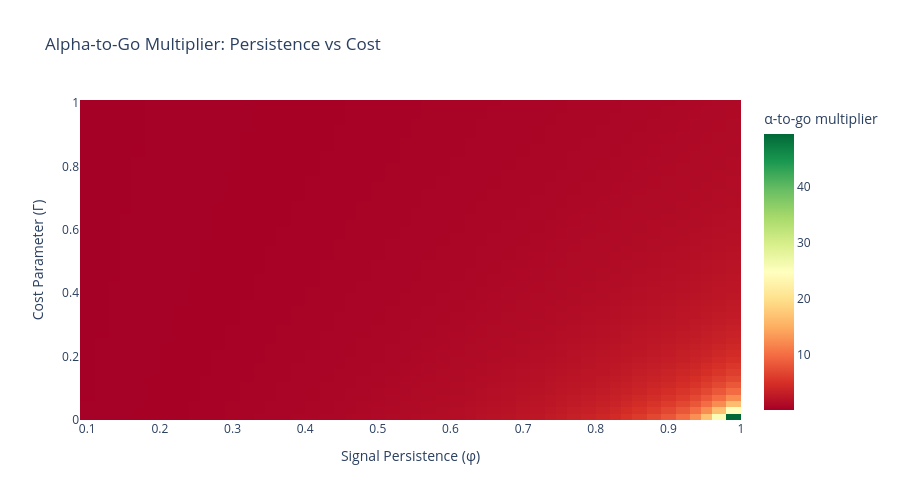

The notebook cell saved with this chart:
### Markdown cell above
## 9. Alpha-to-Go: Cost-Adjusted Signal Strength

When a signal has finite persistence (autocorrelation $\varphi < 1$), the
**alpha-to-go** at time $t$ is the discounted expected future return net of
execution costs. For an AR(1) signal with persistence $\varphi$ and cost
parameter $\Gamma$ (bps per unit of trading):

$$\alpha_t^{\text{go}} = \alpha_t \cdot \frac{\varphi}{1 - \varphi + \Gamma}$$

The multiplier rises with persistence $\varphi$ (more of the signal survives
to be traded on) and falls with cost $\Gamma$. Slow signals therefore retain
more alpha-to-go per unit of cost than fast ones, which can reorder which
signals are worth trading once costs are imposed.

### Code cell
# Alpha-to-go heatmap
phi_values = np.linspace(0.1, 0.99, 50)  # persistence
gamma_values = np.linspace(0.01, 1.0, 50)  # cost parameter
PHI, GAMMA = np.meshgrid(phi_values, gamma_values)

alpha_to_go_ratio = PHI / (1 - PHI + GAMMA)

fig = go.Figure(
    data=go.Heatmap(
        z=alpha_to_go_ratio,
        x=np.round(phi_values, 2),
        y=np.round(gamma_values, 2),
        colorscale="RdYlGn",
        colorbar=dict(title="α-to-go multiplier"),
    )
)
fig.update_layout(
    title="Alpha-to-Go Multiplier: Persistence vs Cost",
    xaxis_title="Signal Persistence (φ)",
    yaxis_title="Cost Parameter (Γ)",
    height=500,
)
fig.show()

### Figure 1 — Plotly figure (JSON) as saved in the notebook; plotly's stock layout.template omitted (floating-point values rounded to 4 significant figures; data arrays with more than 128 entries replaced by an {"elided": "..."} marker saying what was removed)
{"data": [{"colorbar": {"title": {"text": "α-to-go multiplier"}}, "colorscale": [[0.0, "rgb(165,0,38)"], [0.1, "rgb(215,48,39)"], [0.2, "rgb(244,109,67)"], [0.3, "rgb(253,174,97)"], [0.4, "rgb(254,224,139)"], [0.5, "rgb(255,255,191)"], [0.6, "rgb(217,239,139)"], [0.7, "rgb(166,217,106)"], [0.8, "rgb(102,189,99)"], [0.9, "rgb(26,152,80)"], [1.0, "rgb(0,104,55)"]], "type": "heatmap", "x": [0.1, 0.12, 0.14, 0.15, 0.17, 0.19, 0.21, 0.23, 0.25, 0.26, 0.28, 0.3, 0.32, 0.34, 0.35, 0.37, 0.39, 0.41, 0.43, 0.45, 0.46, 0.48, 0.5, 0.52, 0.54, 0.55, 0.57, 0.59, 0.61, 0.63, 0.64, 0.66, 0.68, 0.7, 0.72, 0.74, 0.75, 0.77, 0.79, 0.81, 0.83, 0.84, 0.86, 0.88, 0.9, 0.92, 0.94, 0.95, 0.97, 0.99], "y": [0.01, 0.03, 0.05, 0.07, 0.09, 0.11, 0.13, 0.15, 0.17, 0.19, 0.21, 0.23, 0.25, 0.27, 0.29, 0.31, 0.33, 0.35, 0.37, 0.39, 0.41, 0.43, 0.45, 0.47, 0.49, 0.52, 0.54, 0.56, 0.58, 0.6, 0.62, 0.64, 0.66, 0.68, 0.7, 0.72, 0.74, 0.76, 0.78, 0.8, 0.82, 0.84, 0.86, 0.88, 0.9, 0.92, 0.94, 0.96, 0.98, 1.0], "z": {"elided": "50x50 float values"}}], "layout": {"height": 500, "title": {"text": "Alpha-to-Go Multiplier: Persistence vs Cost"}, "xaxis": {"title": {"text": "Signal Persistence (φ)"}}, "yaxis": {"title": {"text": "Cost Parameter (Γ)"}}}}
